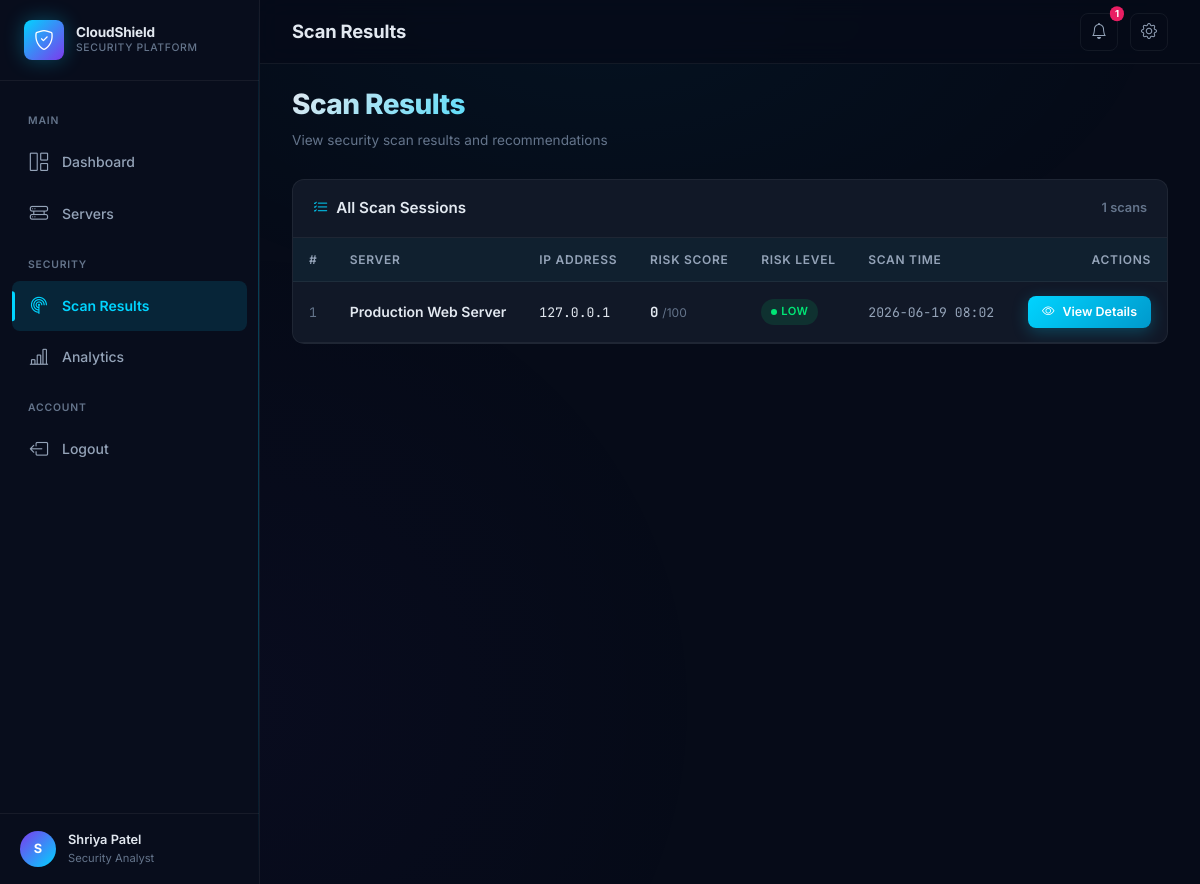
The page /scans (signed in) on the database its author committed.
### app.py (models this page shows, shortened)
class User(UserMixin, db.Model):
    __tablename__ = 'users'
    id = db.Column(db.Integer, primary_key=True)
    name = db.Column(db.String(100), nullable=False)
    email = db.Column(db.String(120), unique=True, nullable=False)
    password = db.Column(db.String(256), nullable=False)
    created_at = db.Column(db.DateTime, default=datetime.utcnow)
    servers = db.relationship('Server', backref='owner', lazy=True,
                              cascade='all, delete-orphan')

class ScanSession(db.Model):
    __tablename__ = 'scan_sessions'
    id = db.Column(db.Integer, primary_key=True)
    server_id = db.Column(db.Integer, db.ForeignKey('servers.id'), nullable=False)
    risk_score = db.Column(db.Integer, default=0)
    risk_level = db.Column(db.String(20), default='Low')
    scan_time = db.Column(db.DateTime, default=datetime.utcnow)
    results = db.relationship('ScanResult', backref='session', lazy=True,
                              cascade='all, delete-orphan')

class Server(db.Model):
    __tablename__ = 'servers'
    id = db.Column(db.Integer, primary_key=True)
    server_name = db.Column(db.String(100), nullable=False)
    ip_address = db.Column(db.String(45), nullable=False)
    provider = db.Column(db.String(50), nullable=False)
    user_id = db.Column(db.Integer, db.ForeignKey('users.id'), nullable=False)
    date_added = db.Column(db.DateTime, default=datetime.utcnow)
    scan_sessions = db.relationship('ScanSession', backref='server', lazy=True,
                                    cascade='all, delete-orphan',
                                    order_by='ScanSession.scan_time.desc()')

### app.py (the view)
@app.route('/scans')
@login_required
def scan_results():
    sessions = ScanSession.query.join(Server) \
        .filter(Server.user_id == current_user.id) \
        .order_by(ScanSession.scan_time.desc()).all()
    return render_template('scan/results.html', sessions=sessions)

### app.py (called while the page is built)
@login_manager.user_loader
def load_user(user_id):
    return db.session.get(User, int(user_id))

@app.context_processor
def inject_notifications():
    if current_user.is_authenticated:
        notifications = db.session.query(
            ScanSession.risk_score,
            ScanSession.risk_level,
            ScanSession.scan_time,
            Server.server_name
        ).join(Server).filter(
            Server.user_id == current_user.id
        ).order_by(
            ScanSession.scan_time.desc()
        ).limit(5).all()
        return dict(notifications=notifications, notification_count=len(notifications))
    return dict(notifications=[], notification_count=0)

### templates/scan/results.html (shortened to what this page needs)
{% extends "base.html" %}
{% block page_title %}Scan Results{% endblock %}
{% block content %}
<div class="fade-in">
    <div class="page-header">
        <div>
            <h1>Scan Results</h1>
            <p class="text-muted-custom mb-0" style="font-size: 0.85rem;">
                View security scan results and recommendations
            </p>
        </div>
    </div>
    {% if sessions %}
    <div class="card">
        <div class="card-header">
            <span><i class="bi bi-list-check me-2 text-accent"></i>All Scan Sessions</span>
            <span style="font-size: 0.8rem; color: var(--text-muted);">{{ sessions|length }} scans</span>
        </div>
        <div class="card-body p-0">
            <div class="table-responsive">
                <table class="table-dark-custom" id="scanResultsTable">
                    <thead>
                        <tr>
                            <th>#</th>
                            <th>Server</th>
                            <th>IP Address</th>
                            <th>Risk Score</th>
                            <th>Risk Level</th>
                            <th>Scan Time</th>
                            <th class="text-end">Actions</th>
                        </tr>
                    </thead>
                    <tbody>
                        {% for session in sessions %}
                        <tr>
                            <td><span class="mono" style="color: var(--text-muted);">{{ loop.index }}</span></td>
                            <td style="font-weight: 600;">{{ session.server.server_name }}</td>
                            <td><span class="mono">{{ session.server.ip_address }}</span></td>
                            <td>
                                <span class="font-mono" style="font-weight: 700;">{{ session.risk_score }}</span>
                                <span style="color: var(--text-muted); font-size: 0.75rem;">/100</span>
                            </td>
                            <td>
                                <span class="badge-risk badge-risk-{{ session.risk_level|lower }}">
                                    {{ session.risk_level }}
                                </span>
                            </td>
                            <td>
                                <span class="mono" style="font-size: 0.82rem; color: var(--text-secondary);">
                                    {{ session.scan_time.strftime('%Y-%m-%d %H:%M') }}
                                </span>
                            </td>
                            <td class="text-end">
                                <a href="{{ url_for('view_scan_session', session_id=session.id) }}"
                                   class="btn-cyber btn-cyber-primary btn-cyber-sm">
                                    <i class="bi bi-eye"></i> View Details
                                </a>
                            </td>
                        </tr>
                        {% endfor %}
                    </tbody>
                </table>
            </div>
        </div>
    </div>
    {% endif %}
</div>
{% endblock %}

### templates/base.html (shortened to what this page needs)
<!DOCTYPE html>
<html lang="en">
<head>
    <link href="https://cdn.jsdelivr.net/npm/bootstrap@5.3.3/dist/css/bootstrap.min.css" rel="stylesheet">
    <link href="https://cdn.jsdelivr.net/npm/bootstrap-icons@1.11.3/font/bootstrap-icons.min.css" rel="stylesheet">
    <link href="{{ url_for('static', filename='css/style.css') }}" rel="stylesheet">
</head>
<body>
    <div class="app-wrapper">
        <aside class="sidebar" id="sidebar">
            <div class="sidebar-brand">
                <div class="brand-icon">
                    <i class="bi bi-shield-check"></i>
                </div>
                <div>
                    <div class="brand-text">CloudShield</div>
                    <div class="brand-sub">Security Platform</div>
                </div>
            </div>
            <nav class="sidebar-nav">
                <div class="nav-label">Main</div>
                <ul class="nav flex-column">
                    <li class="nav-item">
                        <a class="nav-link {% if request.endpoint == 'dashboard' %}active{% endif %}"
                           href="{{ url_for('dashboard') }}" id="nav-dashboard">
                            <i class="bi bi-grid-1x2"></i>
                            <span>Dashboard</span>
                        </a>
                    </li>
                    <li class="nav-item">
                        <a class="nav-link {% if request.endpoint in ['servers', 'add_server', 'edit_server', 'server_detail'] %}active{% endif %}"
                           href="{{ url_for('servers') }}" id="nav-servers">
                            <i class="bi bi-hdd-rack"></i>
                            <span>Servers</span>
                        </a>
                    </li>
                </ul>
                <div class="nav-label">Security</div>
                <ul class="nav flex-column">
                    <li class="nav-item">
                        <a class="nav-link {% if request.endpoint == 'scan_results' %}active{% endif %}"
                           href="{{ url_for('scan_results') }}" id="nav-scans">
                            <i class="bi bi-radar"></i>
                            <span>Scan Results</span>
                        </a>
                    </li>
                    <li class="nav-item">
                        <a class="nav-link {% if request.endpoint == 'analytics' %}active{% endif %}"
                           href="{{ url_for('analytics') }}" id="nav-analytics">
                            <i class="bi bi-bar-chart-line"></i>
                            <span>Analytics</span>
                        </a>
                    </li>
                </ul>
                <div class="nav-label">Account</div>
                <ul class="nav flex-column">
                    <li class="nav-item">
                        <a class="nav-link" href="{{ url_for('logout') }}" id="nav-logout">
                            <i class="bi bi-box-arrow-left"></i>
                            <span>Logout</span>
                        </a>
                    </li>
                </ul>
            </nav>
            <div class="sidebar-footer">
                <div class="user-avatar">
                    {{ current_user.name[0]|upper if current_user.is_authenticated else 'U' }}
                </div>
                <div class="user-info">
                    <div class="user-name">{{ current_user.name if current_user.is_authenticated else 'Guest' }}</div>
                    <div class="user-role">Security Analyst</div>
                </div>
            </div>
        </aside>
        <div class="main-content">
            <header class="topbar">
                <div class="topbar-left">
                    <h1 class="page-title mb-0">{% block page_title %}Dashboard{% endblock %}</h1>
                </div>
                <div class="topbar-right">
                    <div class="dropdown" id="notificationsDropdown">
                        <button class="btn-topbar position-relative" type="button"
                                data-bs-toggle="dropdown" aria-expanded="false"
                                aria-label="Notifications" id="btnNotifications">
                            <i class="bi bi-bell"></i>
                            {% if notification_count is defined and notification_count > 0 %}
                            <span class="position-absolute top-0 start-100 translate-middle badge rounded-pill"
                                  style="background: var(--clr-critical); font-size: 0.6rem; padding: 3px 5px;">
                                {{ notification_count }}
                            </span>
                            {% endif %}
                        </button>
                    </div>
                    <button class="btn-topbar" type="button"
                            data-bs-toggle="offcanvas" data-bs-target="#settingsPanel"
                            aria-label="Settings" id="btnSettings">
                        <i class="bi bi-gear"></i>
                    </button>
                </div>
            </header>
            {% block content %}{% endblock %}
        </div>
    </div>
</body>
</html>

### rows shown on the page
User: name "S", name "Shriya Patel"
ScanSession: server.server_name "Production Web Server", server.ip_address "127.0.0.1", risk_score "0", risk_level "LOW", scan_time "2026-06-19 08:02"

### other values the page prints
{{ notification_count }} "1"
{{ sessions|length }} "1"
